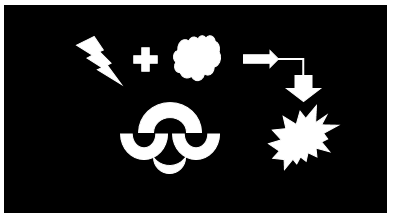
%> input picture Matlab/ConnectedComponent/1.tif, 393 x 220 px
$ octave --eval "connected_components;"   (GNU Octave 9; MATLAB toolbox functions it lacks are replaced by stand-ins)
%> lines starting %> are read from the running program, lines starting %| are printed output that depends on the picture; in (x1, y1, x2, y2) boxes, pixels count from 0 and x2, y2 are one past the last pixel; in counts of white or black regions, pixels touching at a corner belong together; the program's own positions count from 1
function connected_components
    close all;
    clear all;
    clc;

    % Global variables
    global inputImage stack stackPtr label visitedMatrix

    % Read and preprocess the image
    inputImage = im2bw(imread('1.tif'), 0.5);
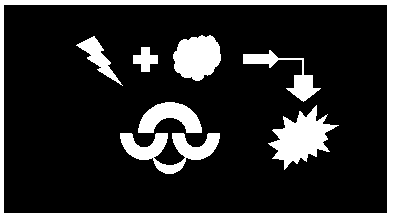
%> inputImage: size 220x393 logical; 18% white; 8 white regions, largest, box (x1, y1, x2, y2) and area: (0, 0, 393, 220) 6796, (268, 105, 339, 170) 2122, (120, 133, 220, 174) 1807
    [rows, cols] = size(inputImage);
%> rows = 220; cols = 393
    visitedMatrix = zeros(rows, cols, 2);
    stack = zeros(1, 2 * rows * cols);
    stackPtr = 0;
    label = 1;

    % Main loop to find connected components
    for i = 1:rows
        for j = 1:cols
            if inputImage(i, j) == 1 && visitedMatrix(i, j, 2) == 0
                visitedMatrix(i, j, 1) = label;
                visitedMatrix(i, j, 2) = 1;
                push(i);
                push(j);
                find_region(i, j);
                label = label + 1;
            end
        end
    end
%> after the loop, label = 9

    numComponents = label - 1;
%> numComponents = 8
    display_components(numComponents, rows, cols);
end

function find_region(i, j)
    global inputImage stack stackPtr label visitedMatrix

    [rows, cols] = size(inputImage);

    while stackPtr ~= 0
        j = pop();
        i = pop();
        for k = -1:1
            for l = -1:1
                if is_valid_pixel(i + k, j + l, rows, cols) && inputImage(i + k, j + l) == 1 && visitedMatrix(i + k, j + l, 2) == 0
                    visitedMatrix(i + k, j + l, 1) = label;
                    visitedMatrix(i + k, j + l, 2) = 1;
                    push(i + k);
                    push(j + l);
                end
            end
        end
    end
end

function isValid = is_valid_pixel(i, j, rows, cols)
    isValid = (i > 0 && i <= rows && j > 0 && j <= cols);
end

function stackTop = pop()
    global stack stackPtr
    stackTop = stack(stackPtr);
    stackPtr = stackPtr - 1;
end

function push(value)
    global stack stackPtr
    stackPtr = stackPtr + 1;
    stack(stackPtr) = value;
end

function display_components(numComponents, rows, cols)
%> called with numComponents = 8, rows = 220, cols = 393
    global visitedMatrix inputImage
    k = 1;
    figure;
    for i = 1:numComponents
        subplot(ceil(numComponents / 3), 3, k);
        imshow(visitedMatrix(:, :, 1) == i);
        title(['Connected Component ', num2str(k)]);
        k = k + 1;
    end
%> this loop made 8 passes
%> pass 1, in display_components, `imshow(visitedMatrix(:, :, 1) == i);`:
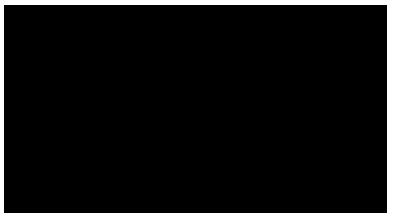
%> displayed picture: size 220x393 logical; 7.9% white; 1 white region, box (x1, y1, x2, y2) and area: (0, 0, 393, 220) 6796
%> pass 2, in display_components, `imshow(visitedMatrix(:, :, 1) == i);`:
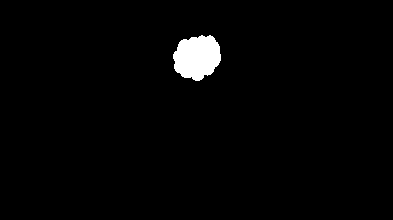
%> displayed picture: size 220x393 logical; 1.9% white; 1 white region, box (x1, y1, x2, y2) and area: (173, 35, 221, 81) 1661
%> `connected_components;`:
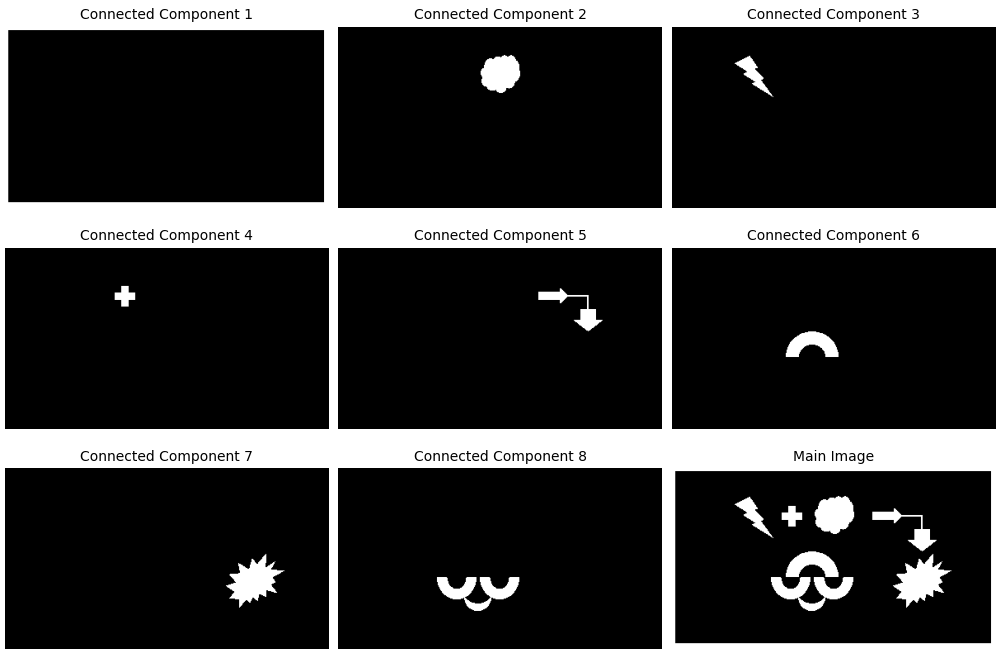
%> figure redrawn from the program's plot data, 9 panels
    subplot(ceil(numComponents / 3), 3, k);
    imshow(inputImage);
    title('Main Image');
end
